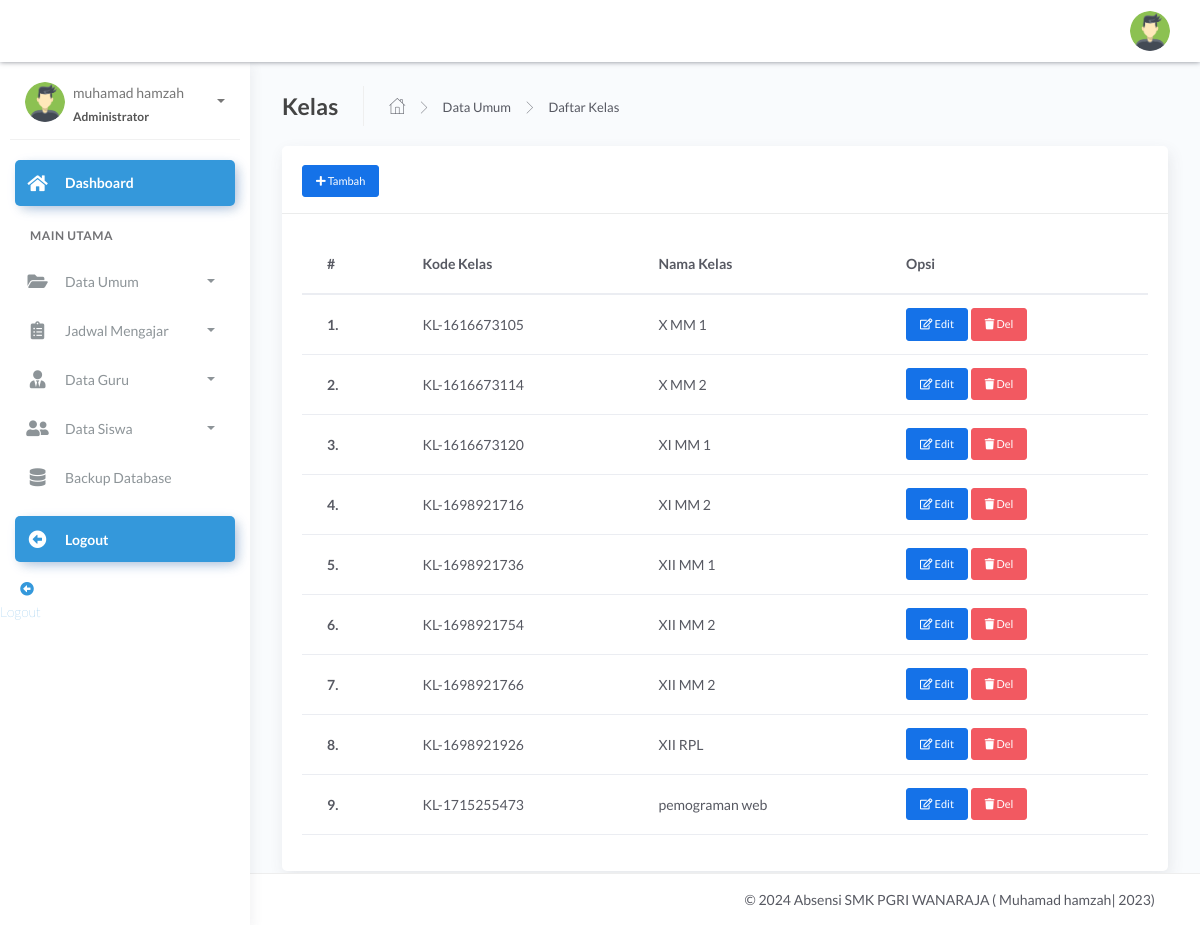
/admin/dashboard.php?page=master&act=kelas (signed in), run on the app's committed database.
### tables this page shows
CREATE TABLE `tb_mkelas` (
  `id_mkelas` int(11) NOT NULL AUTO_INCREMENT,
  `kd_kelas` varchar(40) NOT NULL,
  `nama_kelas` varchar(40) NOT NULL,
  PRIMARY KEY (`id_mkelas`)
);

### admin/modul/master/kelas/data_kelas.php (the view, shortened to what this page needs)
<div class="page-inner">
					<div class="page-header">
						<h4 class="page-title">Kelas</h4>
						<ul class="breadcrumbs">
							<li class="nav-home">
								<a href="#">
									<i class="flaticon-home"></i>
								</a>
							</li>
							<li class="separator">
								<i class="flaticon-right-arrow"></i>
							</li>
							<li class="nav-item">
								<a href="#">Data Umum</a>
							</li>
							<li class="separator">
								<i class="flaticon-right-arrow"></i>
							</li>
							<li class="nav-item">
								<a href="#">Daftar Kelas</a>
							</li>
						</ul>
					</div>
					<div class="row">
						<div class="col-md-12">
							<div class="card">
								<div class="card-header">
									<div class="card-title">
										 <a href="" class="btn btn-primary btn-sm text-white" data-toggle="modal" data-target="#addKelas"><i class="fa fa-plus"></i> Tambah</a>
									</div>
								</div>
								<div class="card-body">
									<table class="table table-sm">
										<thead>
											<tr>
												<th scope="col">#</th>
												<th scope="col">Kode Kelas</th>
												<th scope="col">Nama Kelas</th>
												<th scope="col">Opsi</th>
											</tr>
										</thead>
										<tbody>
                        <?php
                        $no=1;
                        $kelas = mysqli_query($con,"SELECT * FROM tb_mkelas");
                        foreach ($kelas as $k) {?>
                        <tr>
                            <td><b><?=$no++;?>.</b></td>
                            <td><?=$k['kd_kelas'];?></td>
                            <td><?=$k['nama_kelas'];?></td>
                            <td>
                            <a href="" class="btn btn-primary btn-sm" data-toggle="modal" data-target="#edit<?=$k['id_mkelas'] ?>"><i class="far fa-edit"></i> Edit</a>
                            <a class="btn btn-danger btn-sm" onclick="return confirm('Yakin Hapus Data ??')" href="?page=master&act=delkelas&id=<?=$k['id_mkelas'] ?>"><i class="fas fa-trash"></i> Del</a>
                            </td>
                        </tr>
                    <?php } ?>
                    </tbody>
									</table>
								</div>
							</div>
				</div>
			</div>
		</div>
	</div>
</div>
</div>

### admin/dashboard.php (shortened to what this page needs)
<?php
 include '../config/db.php';
?> <script>
   <?php
$id_login = @$_SESSION['admin'];
$sql = mysqli_query($con,"SELECT * FROM tb_admin
 WHERE id_admin = '$id_login'") or die(mysqli_error($con));
$data = mysqli_fetch_array($sql);
?>
<!DOCTYPE html>
<html lang="en">
<head>
	<link rel="stylesheet" href="../assets/css/bootstrap.min.css">
	<link rel="stylesheet" href="../assets/css/atlantis.min.css">
	<link rel="stylesheet" href="../assets/css/demo.css">
</head>
<body>
	<div class="wrapper">
		<div class="main-header">
			<div class="logo-header" data-background-color="blue">
				<a href="dashboard.php" class="logo">
					<b class="text-white">SMK PGRI WANARAJA</b>
				</a>
				<div class="nav-toggle">
					<button class="btn btn-toggle toggle-sidebar">
						<i class="icon-menu"></i>
					</button>
				</div>
			</div>
			<nav class="navbar navbar-header navbar-expand-lg" data-background-color="blue2">
				<div class="container-fluid">
					<ul class="navbar-nav topbar-nav ml-md-auto align-items-center">
						<li class="nav-item dropdown hidden-caret">
							<a class="dropdown-toggle profile-pic" data-toggle="dropdown" href="#" aria-expanded="false">
								<div class="avatar-sm">
									<img src="../assets/img/user/<?=$data['foto'] ?>" alt="..." class="avatar-img rounded-circle">
								</div>
							</a>
						</li>
					</ul>
				</div>
			</nav>
		</div>
		<div class="sidebar sidebar-style-2">
			<div class="sidebar-wrapper scrollbar scrollbar-inner">
				<div class="sidebar-content">
					<div class="user">
						<div class="avatar-sm float-left mr-2">
							<img src="../assets/img/user/<?=$data['foto'] ?>" alt="..." class="avatar-img rounded-circle">
						</div>
						<div class="info">
							<a data-toggle="collapse" href="#collapseExample" aria-expanded="true">
								<span>
									<?=$data['nama_lengkap'] ?>
									<span class="user-level">Administrator</span>
									<span class="caret"></span>
								</span>
							</a>
						</div>
					</div>
					<ul class="nav nav-primary">
						<li class="nav-item active">
							<a href="dashboard.php" class="collapsed">
								<i class="fas fa-home"></i>
								<p>Dashboard</p>
							</a>
						</li>
						<li class="nav-section">
							<h4 class="text-section">Main Utama</h4>
						</li>
						<li class="nav-item">
							<a data-toggle="collapse" href="#base">
								<i class="fas fa-folder-open"></i>
								<p>Data Umum</p>
								<span class="caret"></span>
							</a>
						</li>
						<li class="nav-item">
							<a data-toggle="collapse" href="#sidebarLayouts">
								<i class="fas fa-clipboard-list"></i>
								<p>Jadwal Mengajar</p>
								<span class="caret"></span>
							</a>
						</li>
						<li class="nav-item">
							<a data-toggle="collapse" href="#guru">
								<i class="fas fa-user-tie"></i>
								<p>Data Guru</p>
								<span class="caret"></span>
							</a>
						</li>
						<li class="nav-item">
							<a data-toggle="collapse" href="#siswa">
								<i class="fas fa-user-friends"></i>
								<p>Data Siswa</p>
								<span class="caret"></span>
							</a>
						</li>
						<li class="nav-item">
        <a href="backup.php" class="collapsed">
            <i class="fas fa-database"></i>
            <p>Backup Database</p>
        </a>
    </li>
    <li class="nav-item active mt-3">
        <a href="logout.php" class="collapsed">
            <i class="fas fa-arrow-alt-circle-left"></i>
            <p>Logout</p>
        </a>
    </li>
</ul>
						<li class="nav-item active mt-3">
							<a href="logout.php" class="collapsed">
								<i class="fas fa-arrow-alt-circle-left"></i>
								<p>Logout</p>
							</a>
						</li>
				</div>
			</div>
		</div>
		<div class="main-panel">
			<div class="content">
				<?php
				$page= @$_GET['page'];
				$act = @$_GET['act'];
				if ($page=='master') {
					if ($act=='kelas') {
					include 'modul/master/kelas/data_kelas.php';
					}elseif ($act=='delkelas') {
					include 'modul/master/kelas/del.php';
					}elseif ($act=='semester') {
					include 'modul/master/semester/data.php';
					}elseif ($act=='delsemester') {
					include 'modul/master/semester/del.php';
					}elseif ($act=='set_semester') {
						include 'modul/master/semester/set.php';
					}
					elseif ($act=='ta') {
					include 'modul/master/ta/data.php';
					}elseif ($act=='delta') {
					include 'modul/master/ta/del.php';
					}elseif($act=='set_ta'){
						include 'modul/master/ta/set.php';
				}elseif ($act=='mapel') {
					include 'modul/master/mapel/data.php';
					}elseif ($act=='delmapel') {
					include 'modul/master/mapel/del.php';
					}
				}elseif ($page=='walas') {
					if ($act=='') {
					 include 'modul/wakel/data.php';
					}
        }
            elseif ($page=='rekap') {
					if ($act=='') {
						include 'modul/rekap/rekap_absen.php';
					}elseif ($act='rekap-perbulan') {
						include 'modul/rekap/rekap_perbulan.php';
					}
		}elseif ($page=='') {
			include 'modul/home.php';
		}else{
			echo "<b>Tidak ada Halaman</b>";
		}
				 ?>
		<footer class="footer" style="position: fixed; bottom: 0; width: 100%;">
				<div class="container">
					<div class="copyright ml-auto">
						&copy; <?php echo date('Y');?> Absensi SMK PGRI WANARAJA (<a href="index.php"> </a> Muhamad hamzah| 2023)
					</div>
				</div>
			</footer>
</body>
</html>

### data on the page
tb_mkelas: kd_kelas "KL-1616673105", nama_kelas "X MM 1"
tb_mkelas: kd_kelas "KL-1616673114", nama_kelas "X MM 2"
tb_mkelas: kd_kelas "KL-1616673120", nama_kelas "XI MM 1"
tb_mkelas: kd_kelas "KL-1698921716", nama_kelas "XI MM 2"
tb_mkelas: kd_kelas "KL-1698921736", nama_kelas "XII MM 1"
tb_mkelas: kd_kelas "KL-1698921754", nama_kelas "XII MM 2"
tb_mkelas: kd_kelas "KL-1698921766", nama_kelas "XII MM 2"
tb_mkelas: kd_kelas "KL-1698921926", nama_kelas "XII RPL"
tb_mkelas: kd_kelas "KL-1715255473", nama_kelas "pemograman web"

### other printed values
$data['nama_lengkap'] "muhamad hamzah"
